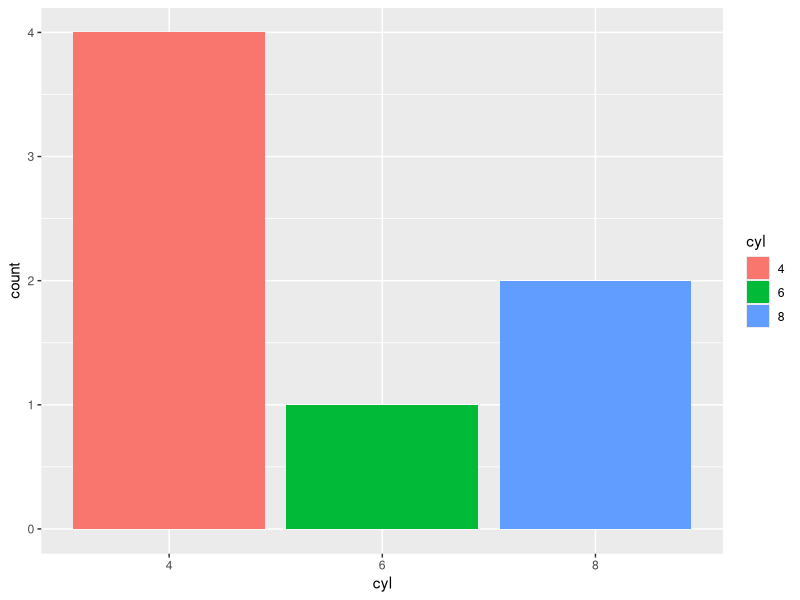
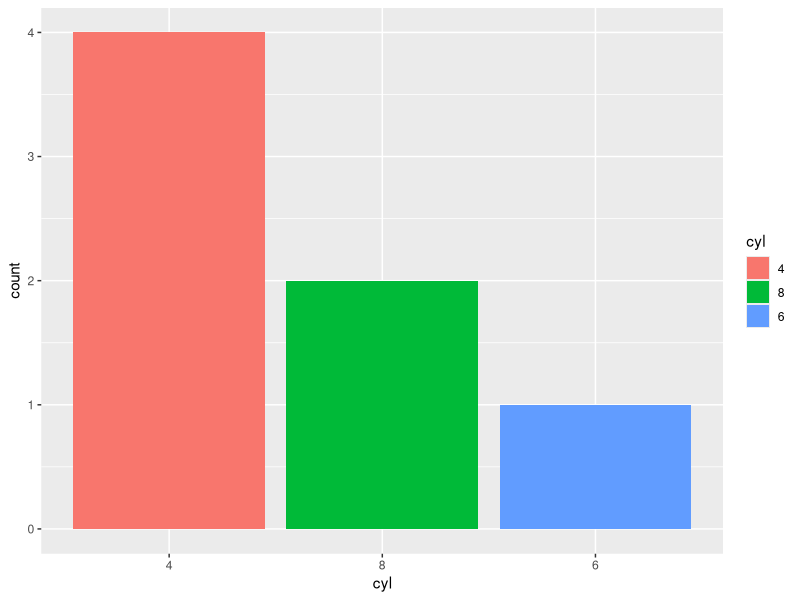
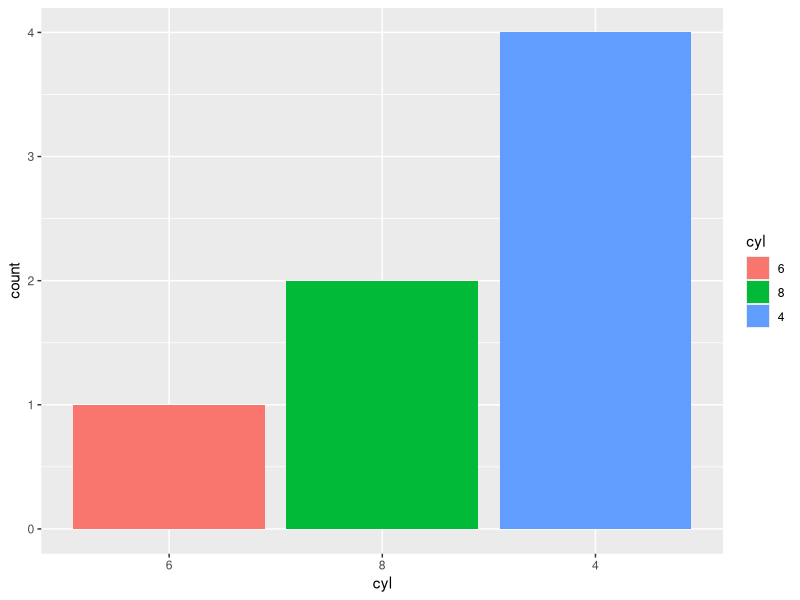
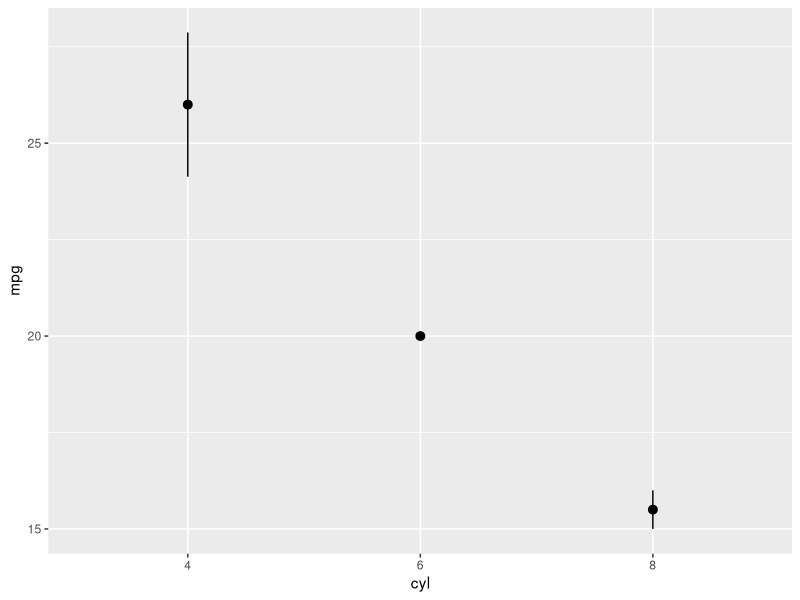
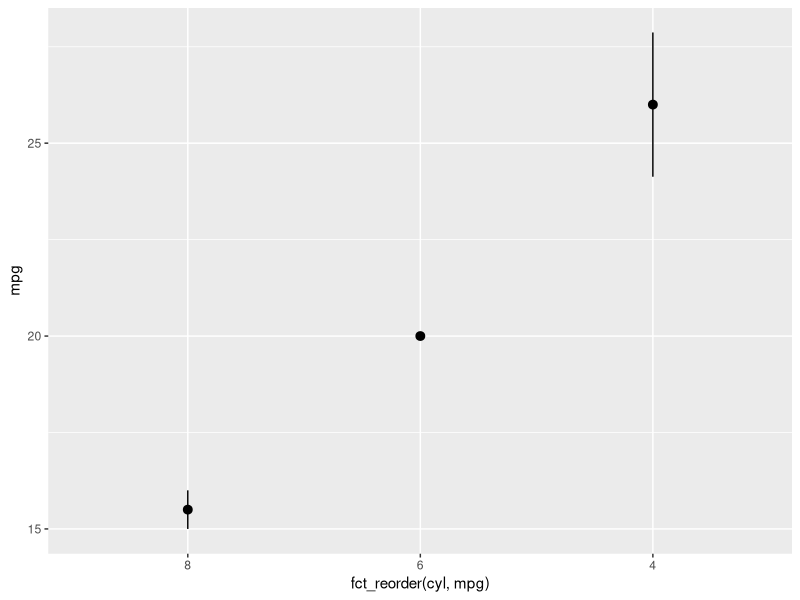

These charts were generated, in order, by the following R code:
## ---- chunk 1
knitr::opts_chunk$set(strip.white = TRUE)
## ---- chunk 2
library(tidyverse) # Load tidyverse packages
## ---- chunk 3
library(kableExtra)
library(knitr)
library(palmerpenguins)
## ---- chunk 4
mtcars2 = rownames_to_column(mtcars, "model") %>% # Create example df
  slice(26:32) %>%
  select(-c(qsec, vs, am, carb, drat)) %>%
  mutate(mpg = round(mpg),
         wt = round(wt, 2),
         disp = round(disp))
## ---- chunk 5
arrangeTemp = mtcars2 %>%
  #slice(26:32) %>%
  mutate(ID = 1:nrow(.)) %>%
  arrange(wt) %>%
  mutate(colcol = RColorBrewer::brewer.pal(nrow(.), "Reds")) %>%
  arrange(ID) #%>%

arrTable1 = arrangeTemp %>%
  kbl() %>%
  kable_paper(full_width = F) %>%
  #  column_spec(2, color = spec_color(mtcars$mpg[1:6])) %>%
  column_spec(1:ncol(arrangeTemp), color = "white") %>%
  column_spec(6, color = "white",
              background = arrangeTemp$colcol) %>%
   kable_styling(bootstrap_options = c("striped", "hover", "condensed", "responsive")) %>%
    row_spec(0, bold = T, underline = T, color = "white", align = "c") %>%
    #remove_column(c(2:5, 7:ncol(arrangeTemp)))
  remove_column(c(8:ncol(arrangeTemp)))

arrangeTemp2 = mtcars2 %>%
  #slice(26:32) %>%
  arrange(wt) %>%
  mutate(colcol = RColorBrewer::brewer.pal(nrow(.), "Reds"))

arrTable2 = arrangeTemp2 %>%
  kbl() %>%
  kable_paper(full_width = F) %>%
#  column_spec(2, color = spec_color(mtcars$mpg[1:6])) %>%
  column_spec(1:ncol(arrangeTemp2), color = "white") %>%
  column_spec(6, color = "white",
              background = arrangeTemp2$colcol) %>%
  row_spec(0, bold = T, underline = T, color = "white", align = "c") %>%
   kable_styling(bootstrap_options = c("striped", "hover", "condensed", "responsive")) %>%
    #remove_column(c(2:5, 7:ncol(arrangeTemp2)))
  remove_column(c(8:ncol(arrangeTemp2)))

tempTable3 <- data.frame(
  test = c("","","","")
) %>%
  kbl(booktabs = T) %>%
  kable_paper(full_width = F) %>%
  column_spec(1, image = spec_image(
    c("figures/blank.png", "figures/blank.png", 
      "figures/blank.png", "figures/arrow.png"), 200, 100)) %>%
  row_spec(0, font_size = 0)

kables(list(arrTable1, tempTable3, arrTable2))
## ---- chunk 6
mtcars2 %>%
  rename("weight" = "wt", "horse_power" = "hp",
         "cylinders" = "cyl", "displacement" = "disp") %>%
  head()
## ---- chunk 7
mtcars2 %>%
  head()
## ---- chunk 8
Temp = mtcars2 #%>%
  #slice(26:32) #%>%
  #select(1:6)

tempTable1 = Temp %>%
  kbl() %>%
  kable_paper(full_width = F) %>%
  column_spec(1:ncol(Temp), color = "white") %>%
  column_spec(6, color = "white",
              background = "lightgreen") %>%
   kable_styling(bootstrap_options = c("striped", "hover", "condensed", "responsive")) %>%
    row_spec(0, bold = T, underline = T, color = "white", align = "c") #%>%
    #remove_column(c(2:6, 8:13))

Temp2 = mtcars2 %>%
  #slice(26:32) %>%
  #select(1:6) %>%
  relocate(wt, .after = model)

tempTable2 = Temp2 %>%
  kbl() %>%
  kable_paper(full_width = F) %>%
#  column_spec(2, color = spec_color(mtcars$mpg[1:6])) %>%
  column_spec(1:ncol(Temp2), color = "white") %>%
  column_spec(2, color = "white",
              background = "lightgreen") %>%
  row_spec(0, bold = T, underline = T, color = "white", align = "c") %>%
   kable_styling(bootstrap_options = c("striped", "hover", "condensed", "responsive"))

kables(list(tempTable1, tempTable3, tempTable2))
## ---- chunk 9
Temp = mtcars2 #%>%
  #slice(26:32) #%>%
  #select(1:6)

tempTable1 = Temp %>%
  kbl() %>%
  kable_paper(full_width = F) %>%
  column_spec(1:ncol(Temp), color = "white") %>%
  column_spec(c(4,6), color = "white",
              background = "lightgreen") %>%
   kable_styling(bootstrap_options = c("striped", "hover", "condensed", "responsive")) %>%
    row_spec(0, bold = T, underline = T, color = "white", align = "c") #%>%
    #remove_column(c(2:6, 8:13))

Temp2 = mtcars2 %>%
  #slice(26:32) %>%
  #select(1:6) %>%
  relocate(c(disp, wt), .after = model)

tempTable2 = Temp2 %>%
  kbl() %>%
  kable_paper(full_width = F) %>%
#  column_spec(2, color = spec_color(mtcars$mpg[1:6])) %>%
  column_spec(1:ncol(Temp2), color = "white") %>%
  column_spec(c(2,3), color = "white",
              background = "lightgreen") %>%
  row_spec(0, bold = T, underline = T, color = "white", align = "c") %>%
   kable_styling(bootstrap_options = c("striped", "hover", "condensed", "responsive"))

kables(list(tempTable1, tempTable3, tempTable2))
## ---- chunk 10
Temp = mtcars2 #%>%
  #slice(26:32)

tempTable1 = Temp %>%
  kbl() %>%
  kable_paper(full_width = F) %>%
  column_spec(1:ncol(Temp), color = "white") %>%
  column_spec(c(3,7), color = "white",
              background = "blueviolet") %>%
   kable_styling(bootstrap_options = c("striped", "hover", "condensed", "responsive")) %>%
    row_spec(0, bold = T, underline = T, color = "white", align = "c")

Temp2 = mtcars2 %>%
  #slice(26:32) %>%
  select(c(cyl, gear))

tempTable2 = Temp2 %>%
  kbl() %>%
  kable_paper(full_width = F) %>%
  column_spec(1:ncol(Temp2), color = "white") %>%
  column_spec(c(1,2), color = "white",
              background = "blueviolet") %>%
  row_spec(0, bold = T, underline = T, color = "white", align = "c") %>%
   kable_styling(bootstrap_options = c("striped", "hover", "condensed", "responsive"))

kables(list(tempTable1, tempTable3, tempTable2))
## ---- chunk 11
Temp = mtcars2 #%>%
  #slice(26:32)

tempTable1 = Temp %>%
  kbl() %>%
  kable_paper(full_width = F) %>%
  column_spec(1:ncol(Temp), color = "white") %>%
  column_spec(c(3:5), color = "white",
              background = "blueviolet") %>%
   kable_styling(bootstrap_options = c("striped", "hover", "condensed", "responsive")) %>%
    row_spec(0, bold = T, underline = T, color = "white", align = "c")

Temp2 = mtcars2 %>%
  #slice(26:32) %>%
  select(c(cyl:hp))

tempTable2 = Temp2 %>%
  kbl() %>%
  kable_paper(full_width = F) %>%
  column_spec(1:ncol(Temp2), color = "white") %>%
  column_spec(c(1:3), color = "white",
              background = "blueviolet") %>%
  row_spec(0, bold = T, underline = T, color = "white", align = "c") %>%
   kable_styling(bootstrap_options = c("striped", "hover", "condensed", "responsive"))

kables(list(tempTable1, tempTable3, tempTable2))
## ---- chunk 12
Temp = mtcars2 #%>%
  #slice(26:32)

tempTable1 = Temp %>%
  kbl() %>%
  kable_paper(full_width = F) %>%
  column_spec(1:ncol(Temp), color = "white") %>%
  column_spec(c(3,7), color = "white",
              background = "blueviolet") %>%
   kable_styling(bootstrap_options = c("striped", "hover", "condensed", "responsive")) %>%
    row_spec(0, bold = T, underline = T, color = "white", align = "c")

Temp2 = mtcars2 %>%
  #slice(26:32) %>%
  select(!c(cyl, gear))

tempTable2 = Temp2 %>%
  kbl() %>%
  kable_paper(full_width = F) %>%
  column_spec(1:ncol(Temp2), color = "white") %>%
  row_spec(0, bold = T, underline = T, color = "white", align = "c") %>%
   kable_styling(bootstrap_options = c("striped", "hover", "condensed", "responsive"))

kables(list(tempTable1, tempTable3, tempTable2))
## ---- chunk 13
mtcars2 %>%
  select(wt, everything())
## ---- chunk 14
Temp = mtcars2 #%>%
  #slice(26:32)

tempTable1 = Temp %>%
  kbl() %>%
  kable_paper(full_width = F) %>%
  column_spec(1:ncol(Temp), color = "white") %>%
  row_spec(c(1,7), background = "goldenrod") %>%
   kable_styling(bootstrap_options = c("striped", "hover", "condensed", "responsive")) %>%
    row_spec(0, bold = T, underline = T, color = "white", align = "c")

Temp2 = mtcars2 %>%
  #slice(26:32) %>%
  filter(gear == 4)

tempTable2 = Temp2 %>%
  kbl() %>%
  kable_paper(full_width = F) %>%
  column_spec(1:ncol(Temp2), color = "white") %>%
  row_spec(c(1,2), background = "goldenrod") %>%
  row_spec(0, bold = T, underline = T, color = "white", align = "c") %>%
   kable_styling(bootstrap_options = c("striped", "hover", "condensed", "responsive"))

kables(list(tempTable1, tempTable3, tempTable2))
## ---- chunk 15
Temp = mtcars2 #%>%
  #slice(26:32)

tempTable1 = Temp %>%
  kbl() %>%
  kable_paper(full_width = F) %>%
  column_spec(1:ncol(Temp), color = "white") %>%
  row_spec(c(4,6), background = "goldenrod") %>%
   kable_styling(bootstrap_options = c("striped", "hover", "condensed", "responsive")) %>%
    row_spec(0, bold = T, underline = T, color = "white", align = "c")

Temp2 = mtcars2 %>%
  #slice(26:32) %>%
  filter(disp >300)

tempTable2 = Temp2 %>%
  kbl() %>%
  kable_paper(full_width = F) %>%
  column_spec(1:ncol(Temp2), color = "white") %>%
  row_spec(c(1,2), background = "goldenrod") %>%
  row_spec(0, bold = T, underline = T, color = "white", align = "c") %>%
   kable_styling(bootstrap_options = c("striped", "hover", "condensed", "responsive"))

kables(list(tempTable1, tempTable3, tempTable2))
## ---- chunk 16
Temp = mtcars2 #%>%
  #slice(26:32)

tempTable1 = Temp %>%
  kbl() %>%
  kable_paper(full_width = F) %>%
  column_spec(1:ncol(Temp), color = "white") %>%
  row_spec(c(3), background = "goldenrod") %>%
   kable_styling(bootstrap_options = c("striped", "hover", "condensed", "responsive")) %>%
    row_spec(0, bold = T, underline = T, color = "white", align = "c")

Temp2 = mtcars2 %>%
  #slice(26:32) %>%
  filter(model == "Lotus Europa")

tempTable2 = Temp2 %>%
  kbl() %>%
  kable_paper(full_width = F) %>%
  column_spec(1:ncol(Temp2), color = "white") %>%
  row_spec(c(1), background = "goldenrod") %>%
  row_spec(0, bold = T, underline = T, color = "white", align = "c") %>%
   kable_styling(bootstrap_options = c("striped", "hover", "condensed", "responsive"))

kables(list(tempTable1, tempTable3, tempTable2))
## ---- chunk 17
Temp = mtcars2 #%>%
  #slice(26:32)

tempTable1 = Temp %>%
  kbl() %>%
  kable_paper(full_width = F) %>%
  column_spec(1:ncol(Temp), color = "white") %>%
  row_spec(c(1:2, 4:6), background = "goldenrod") %>%
   kable_styling(bootstrap_options = c("striped", "hover", "condensed", "responsive")) %>%
    row_spec(0, bold = T, underline = T, color = "white", align = "c")

Temp2 = mtcars2 %>%
  #slice(26:32) %>%
  filter(cyl != 4 | hp < 100)

tempTable2 = Temp2 %>%
  kbl() %>%
  kable_paper(full_width = F) %>%
  column_spec(1:ncol(Temp2), color = "white") %>%
  row_spec(c(1:nrow(Temp2)), background = "goldenrod") %>%
  row_spec(0, bold = T, underline = T, color = "white", align = "c") %>%
   kable_styling(bootstrap_options = c("striped", "hover", "condensed", "responsive"))

kables(list(tempTable1, tempTable3, tempTable2))
## ---- chunk 18
Temp = mtcars2 #%>%
  #slice(26:32)

tempTable1 = Temp %>%
  kbl() %>%
  kable_paper(full_width = F) %>%
  column_spec(1:ncol(Temp), color = "white") %>%
  row_spec(c(3,5,7), background = "goldenrod") %>%
   kable_styling(bootstrap_options = c("striped", "hover", "condensed", "responsive")) %>%
    row_spec(0, bold = T, underline = T, color = "white", align = "c")

Temp2 = mtcars2 %>%
  #slice(26:32) %>%
  filter(model %in% c("Lotus Europa", "Ferrari Dino", "Volvo 142E"))

tempTable2 = Temp2 %>%
  kbl() %>%
  kable_paper(full_width = F) %>%
  column_spec(1:ncol(Temp2), color = "white") %>%
  row_spec(c(1:3), background = "goldenrod") %>%
  row_spec(0, bold = T, underline = T, color = "white", align = "c") %>%
   kable_styling(bootstrap_options = c("striped", "hover", "condensed", "responsive"))

kables(list(tempTable1, tempTable3, tempTable2))
## ---- chunk 19
mtcars2 %>%
  filter(grepl("Porsche", model))
## ---- chunk 20
mtcars2 %>%
  pull(cyl)
## ---- chunk 21
mtcars2 %>% 
  select(cyl) %>% 
  mean()

mtcars2 %>%
  pull(cyl) %>%
  mean()
## ---- chunk 22
mtcars2 %>%
  pull(cyl) %>%
  pluck(4)
## ---- chunk 23
mtcars2 %>%
  pluck(3,4)
## ---- chunk 24
mtcars2 %>%
  pluck("model", 2)
## ---- chunk 25
mtcars2
mtcars2 %>%
  distinct(cyl)
## ---- chunk 26
mtcars2 %>%
  distinct(cyl, .keep_all = TRUE)
## ---- chunk 27
mtcars2 %>%
  pull(cyl) %>%
  n_distinct()
## ---- chunk 28
mtcars2 %>%
  mutate(wt_lbs = wt * 1000)
## ---- chunk 29
price_of_gas = 6.25

mtcars2 %>%
  mutate(cost_per_mile = price_of_gas / mpg,
         wt_lbs = wt * 1000)
## ---- chunk 30
mtcars2 %>%
  mutate(fuel_efficiency = case_when(
    mpg <= 19 ~ "Poor",
    mpg >= 20 & mpg <= 25 ~ "Average",
    TRUE ~ "Great"
  ))
## ---- chunk 31
mtcars2 %>%
  mutate(power = ifelse(hp >=200, "High", "Low"))
## ---- chunk 32
price_of_gas = 6.25

mtcars2 %>%
  mutate(cost_per_mile = price_of_gas / mpg, .after = "mpg")
## ---- chunk 33
4 + NA + 2
mean(c(4,5,3,NA))
## ---- chunk 34
c(4, 5, 3, NA) %>%
  na.omit() %>% 
  mean()

mean(c(4,5,3,NA), na.rm = TRUE)
## ---- chunk 35
ex_df = data.frame(A = c(NA, 1, 4), 
           B = c(1, NA, 4), 
           C = c(1,4,5))
ex_df

ex_df %>%
  na.omit()

ex_df %>%
  drop_na()

ex_df %>%
  drop_na(A)
## ---- chunk 36
mtcars2 %>%
  mutate(wt = wt * 1000)
## ---- chunk 37
mtcars2 %>%
  mutate(mpg = as.character(mpg),
         cyl = factor(cyl)) %>%
  glimpse()
## ---- chunk 38
data.frame(test = factor(c("0", "1")))
## ---- chunk 39
data.frame(test = factor(c("0", "1"))) %>% 
  mutate(test = as.numeric(test))
## ---- chunk 40
data.frame(test = factor(c("0", "1"))) %>% 
  mutate(test = as.character(test),
         test = as.numeric(test))
## ---- chunk 41
mtcars2 %>%
  mutate(cyl = factor(cyl)) %>%
  ggplot(aes(x = cyl, fill = cyl)) +
    geom_bar(position = "identity")
## ---- chunk 42
mtcars2 %>%
  mutate(cyl = factor(cyl) %>%
           fct_infreq()) %>%
  ggplot(aes(x = cyl, fill = cyl)) +
    geom_bar(position = "identity")
## ---- chunk 43
mtcars2 %>%
  mutate(cyl = factor(cyl) %>%
           fct_infreq() %>%
           fct_rev()) %>%
  ggplot(aes(x = cyl, fill = cyl)) +
    geom_bar(position = "identity")
## ---- chunk 44
mtcars2 %>%
  mutate(cyl = factor(cyl)) %>%
  ggplot(aes(y = mpg, x = cyl)) +
  stat_summary(fun.data = "mean_se", geom = "pointrange")
## ---- chunk 45
mtcars2 %>%
  mutate(cyl = factor(cyl)) %>%
  ggplot(aes(y = mpg, x = fct_reorder(cyl, mpg))) +
  stat_summary(fun.data = "mean_se", geom = "pointrange")
